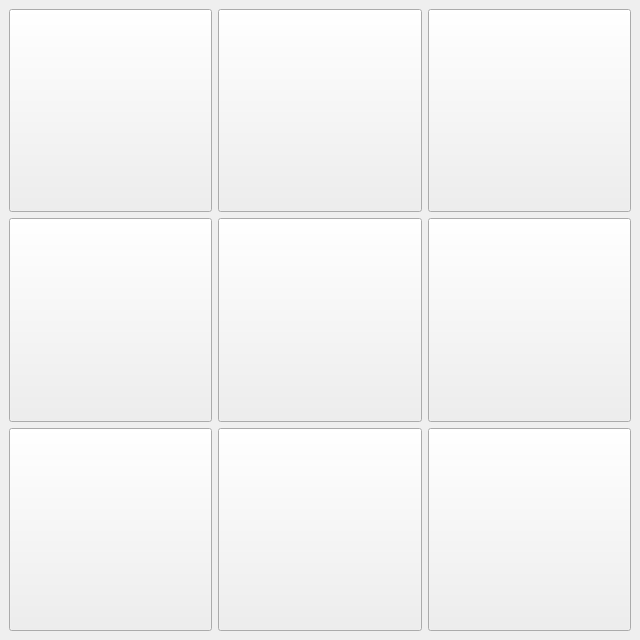
<?xml version="1.0" encoding="UTF-8"?>
<ui version="4.0">
 <class>MainWindow</class>
 <widget class="QMainWindow" name="MainWindow">
  <property name="geometry">
   <rect>
    <x>0</x>
    <y>0</y>
    <width>640</width>
    <height>640</height>
   </rect>
  </property>
  <property name="sizePolicy">
   <sizepolicy hsizetype="Fixed" vsizetype="Fixed">
    <horstretch>0</horstretch>
    <verstretch>0</verstretch>
   </sizepolicy>
  </property>
  <property name="windowTitle">
   <string>井字棋</string>
  </property>
  <widget class="QWidget" name="centralwidget">
   <layout class="QGridLayout" name="gridLayout_2">
    <item row="0" column="1">
     <widget class="QPushButton" name="p_0_1">
      <property name="sizePolicy">
       <sizepolicy hsizetype="Preferred" vsizetype="Preferred">
        <horstretch>0</horstretch>
        <verstretch>0</verstretch>
       </sizepolicy>
      </property>
      <property name="text">
       <string/>
      </property>
      <property name="checkable">
       <bool>false</bool>
      </property>
     </widget>
    </item>
    <item row="2" column="2">
     <widget class="QPushButton" name="p_2_2">
      <property name="sizePolicy">
       <sizepolicy hsizetype="Preferred" vsizetype="Preferred">
        <horstretch>0</horstretch>
        <verstretch>0</verstretch>
       </sizepolicy>
      </property>
      <property name="text">
       <string/>
      </property>
      <property name="checkable">
       <bool>false</bool>
      </property>
     </widget>
    </item>
    <item row="0" column="2">
     <widget class="QPushButton" name="p_0_2">
      <property name="sizePolicy">
       <sizepolicy hsizetype="Preferred" vsizetype="Preferred">
        <horstretch>0</horstretch>
        <verstretch>0</verstretch>
       </sizepolicy>
      </property>
      <property name="text">
       <string/>
      </property>
      <property name="checkable">
       <bool>false</bool>
      </property>
     </widget>
    </item>
    <item row="1" column="2">
     <widget class="QPushButton" name="p_1_2">
      <property name="sizePolicy">
       <sizepolicy hsizetype="Preferred" vsizetype="Preferred">
        <horstretch>0</horstretch>
        <verstretch>0</verstretch>
       </sizepolicy>
      </property>
      <property name="text">
       <string/>
      </property>
      <property name="checkable">
       <bool>false</bool>
      </property>
     </widget>
    </item>
    <item row="0" column="0">
     <widget class="QPushButton" name="p_0_0">
      <property name="sizePolicy">
       <sizepolicy hsizetype="Preferred" vsizetype="Preferred">
        <horstretch>0</horstretch>
        <verstretch>0</verstretch>
       </sizepolicy>
      </property>
      <property name="text">
       <string/>
      </property>
      <property name="checkable">
       <bool>false</bool>
      </property>
     </widget>
    </item>
    <item row="1" column="0">
     <widget class="QPushButton" name="p_1_0">
      <property name="sizePolicy">
       <sizepolicy hsizetype="Preferred" vsizetype="Preferred">
        <horstretch>0</horstretch>
        <verstretch>0</verstretch>
       </sizepolicy>
      </property>
      <property name="text">
       <string/>
      </property>
      <property name="checkable">
       <bool>false</bool>
      </property>
     </widget>
    </item>
    <item row="1" column="1">
     <widget class="QPushButton" name="p_1_1">
      <property name="sizePolicy">
       <sizepolicy hsizetype="Preferred" vsizetype="Preferred">
        <horstretch>0</horstretch>
        <verstretch>0</verstretch>
       </sizepolicy>
      </property>
      <property name="text">
       <string/>
      </property>
      <property name="checkable">
       <bool>false</bool>
      </property>
     </widget>
    </item>
    <item row="2" column="0">
     <widget class="QPushButton" name="p_2_0">
      <property name="sizePolicy">
       <sizepolicy hsizetype="Preferred" vsizetype="Preferred">
        <horstretch>0</horstretch>
        <verstretch>0</verstretch>
       </sizepolicy>
      </property>
      <property name="text">
       <string/>
      </property>
      <property name="checkable">
       <bool>false</bool>
      </property>
     </widget>
    </item>
    <item row="2" column="1">
     <widget class="QPushButton" name="p_2_1">
      <property name="sizePolicy">
       <sizepolicy hsizetype="Preferred" vsizetype="Preferred">
        <horstretch>0</horstretch>
        <verstretch>0</verstretch>
       </sizepolicy>
      </property>
      <property name="text">
       <string/>
      </property>
      <property name="checkable">
       <bool>false</bool>
      </property>
     </widget>
    </item>
   </layout>
  </widget>
 </widget>
 <resources/>
 <connections/>
</ui>
